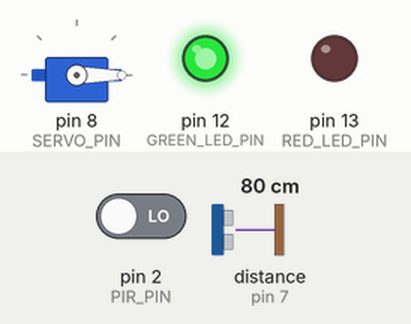
Recording of a sketch running on a simulated Arduino Uno, built with avr-gcc and run on an emulated ATmega328P. On the bench: servo, output pins drawn as LEDs (lit = HIGH). Wiring (inferred from the names in the program): ultrasonic range finder: trigger pin 4; echo pin 7. The inputs (shaded band) are chosen by the test bench; at power-on: distance to the obstacle (sensor on pin 7) 80 cm, pin 2 (PIR_PIN) LOW. The echo pulse lasts 58.3 µs per cm; pins used as bus, display or sensor lines are not drawn.

Above: at 1.3 s.
1.4 s: distance to the obstacle (sensor on pin 7) set to 13 cm
2.9 s: distance to the obstacle (sensor on pin 7) set to 10 cm
At 3.4 s:
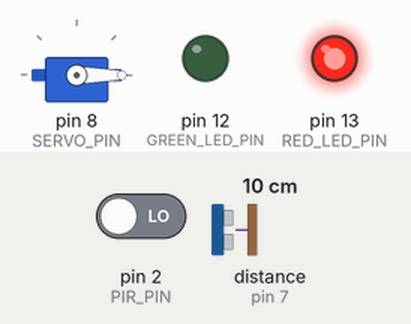
4.5 s: pin 2 (PIR_PIN) driven HIGH
At 5.7 s:
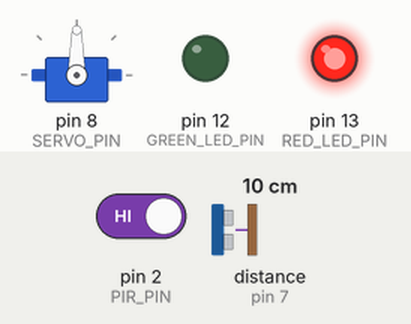
6.0 s: distance to the obstacle (sensor on pin 7) set to 18 cm
At 7.0 s:
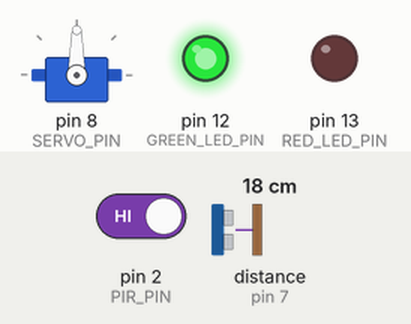
7.5 s: distance to the obstacle (sensor on pin 7) set to 2 cm
At 8.2 s:
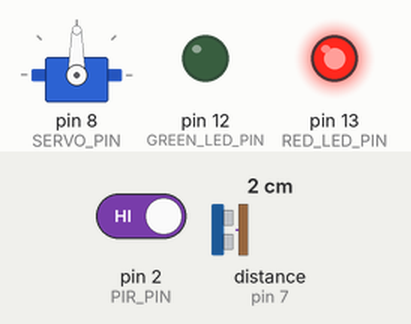
9.0 s: distance to the obstacle (sensor on pin 7) set to 35 cm
At 9.4 s:
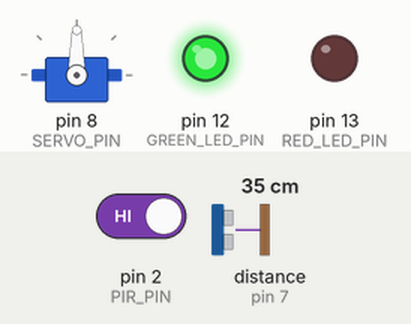
Timing chart, 0 to 11.5 s (numbered marks = the images above; inputs shaded):
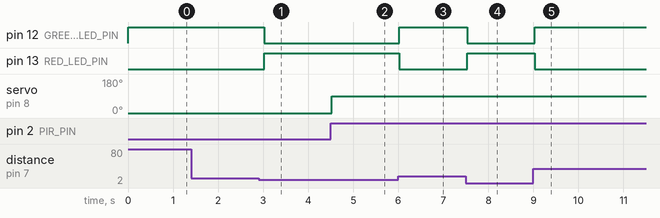

The sketch:

SmartWasteManagement.ino
```cpp
#include <Servo.h>

#define PIR_PIN 2
#define TRIGGER_PIN 4
#define ECHO_PIN 7
#define RED_LED_PIN 13
#define GREEN_LED_PIN 12
#define SERVO_PIN 8

Servo servo;

void setup() {
  pinMode(PIR_PIN, INPUT);
  pinMode(RED_LED_PIN, OUTPUT);
  pinMode(GREEN_LED_PIN, OUTPUT);
  pinMode(TRIGGER_PIN, OUTPUT);
  pinMode(ECHO_PIN, INPUT);

  servo.attach(SERVO_PIN);
  servo.write(0); // Initial position

  Serial.begin(9600);
}

void loop() {
  // Check distance using ultrasonic sensor
  long duration, distance;
  digitalWrite(TRIGGER_PIN, LOW);
  delayMicroseconds(2);
  digitalWrite(TRIGGER_PIN, HIGH);
  delayMicroseconds(10);
  digitalWrite(TRIGGER_PIN, LOW);
  duration = pulseIn(ECHO_PIN, HIGH);
  distance = (duration / 2) / 29.1; // Convert distance to centimeters

  // If distance is less than or equal to 10cm, turn on red LED, else turn on green LED
  if (distance <= 10) {
    digitalWrite(RED_LED_PIN, HIGH);
    digitalWrite(GREEN_LED_PIN, LOW);
  } else {
    digitalWrite(RED_LED_PIN, LOW);
    digitalWrite(GREEN_LED_PIN, HIGH);
  }

  // PIR sensor detection
  if (digitalRead(PIR_PIN) == HIGH) {
    servo.write(90); // Rotate servo by 90 degrees
    delay(1000); // Wait for servo to move

    // Additional actions when PIR sensor detects movement

  } else {
    servo.write(0); // Reset servo position

    // Additional actions when no movement is detected

  }

  delay(500); // Adjust delay as needed
}
```

Measured:
- the behaviour switches between 12 and 11 cm on distance to the obstacle (sensor on pin 7) (found by bisection; images 0 and 1)
- after the input at 1.4 s, every drawn part: stays the same
- after the input at 2.9 s, pin 12 (GREEN_LED_PIN): HIGH → LOW after 0.12 s; pin 13 (RED_LED_PIN): LOW → HIGH after 0.12 s
- after the input at 4.5 s, servo on pin 8 (SERVO_PIN): 0° → 90° at once
- after the input at 6.0 s, pin 12 (GREEN_LED_PIN): LOW → HIGH at once; pin 13 (RED_LED_PIN): HIGH → LOW at once
- after the input at 7.5 s, pin 12 (GREEN_LED_PIN): HIGH → LOW at once; pin 13 (RED_LED_PIN): LOW → HIGH at once
- after the input at 9.0 s, pin 12 (GREEN_LED_PIN): LOW → HIGH at once; pin 13 (RED_LED_PIN): HIGH → LOW at once
